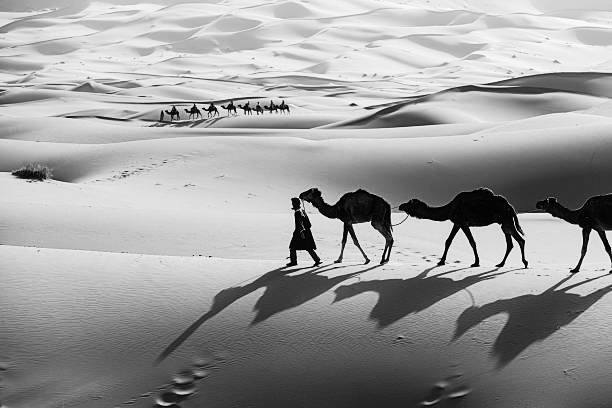
%> input picture DIP-HW5/data/images/dessert.jpg, 612 x 408 px
$ octave Q2.m   (GNU Octave 9; MATLAB toolbox functions it lacks are replaced by stand-ins)
%> lines starting %> are read from the running program, lines starting %| are printed output that depends on the picture
% =========================================================================
% Title: Histogram Matching for Colorization:
% Description:
% Match grayscale image histogram to RGB reference image to add color.
% Uses 'dessert.jpg' (grayscale) and 'pencils.jpeg' (RGB).
% Displays histograms to evaluate results.
% =========================================================================
clc;
clear;
close all;
%% Part b
% Load images
gray_img = imread("images\dessert.jpg");
%> gray_img is the input picture: size 408x612x3 uint8; min 0, max 255, mean 156.9
ref_img = imread("images\pencils.jpeg");
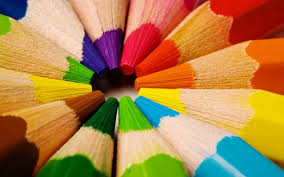
%> input picture DIP-HW5/data/images/pencils.jpeg, 284 x 177 px
%> ref_img is the input picture: size 177x284x3 uint8; mean R, G, B 173.1, 129.8, 72.7

% Convert gray image(RGB) to grayscale
if size(gray_img, 3) == 3
    gray_img = rgb2gray(gray_img);
%> gray_img: size 408x612 uint8
end

% Resize reference image(177*284*3) to match grayscale image size(408*612*3)
ref_img = imresize(ref_img, size(gray_img));
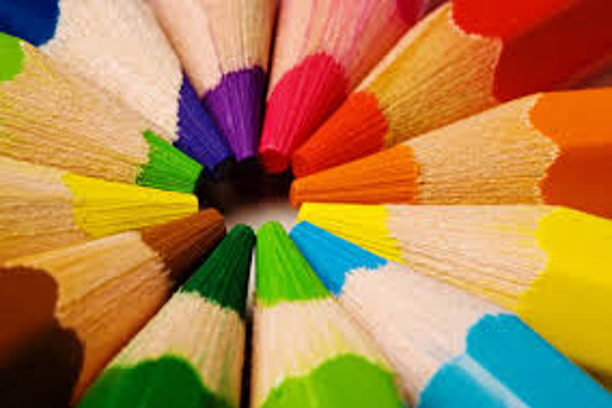
%> ref_img: size 408x612x3 uint8; mean R, G, B 173.2, 129.8, 72.8

% Initialize output image
matched_img = zeros([size(gray_img), 3], 'uint8');

% Apply histogram matching channel-by-channel
for channel = 1:3
    ref_channel = ref_img(:,:,channel);
    matched_img(:,:,channel) = imhistmatch(gray_img, ref_channel);
end
%> this loop made 3 passes
%> pass 1, `ref_channel = ref_img(:,:,channel);`:
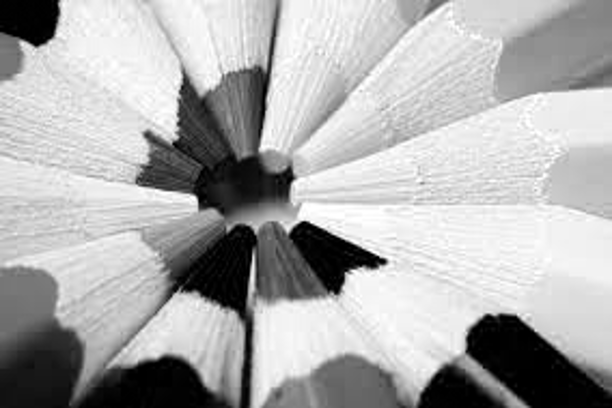
%> ref_channel: size 408x612 uint8; min 0, max 255, mean 173.2
%> pass 2, `ref_channel = ref_img(:,:,channel);`:
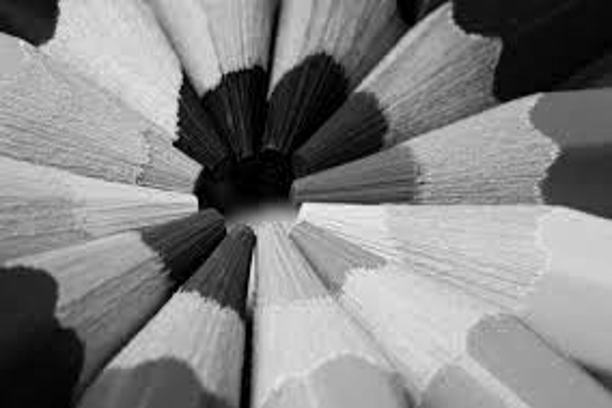
%> ref_channel: size 408x612 uint8; min 0, max 248, mean 129.8
%> pass 3, `ref_channel = ref_img(:,:,channel);`:
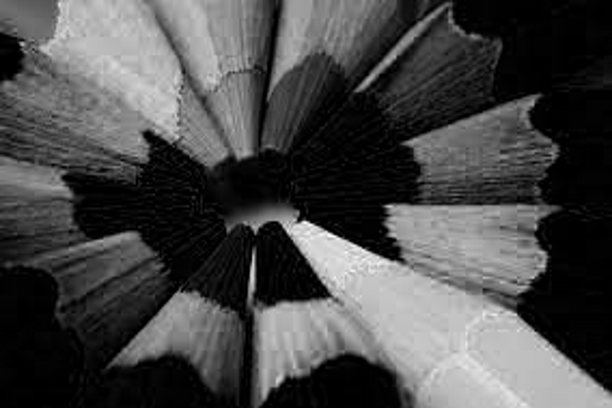
%> ref_channel: size 408x612 uint8; min 0, max 254, mean 72.8
%> after the loop:
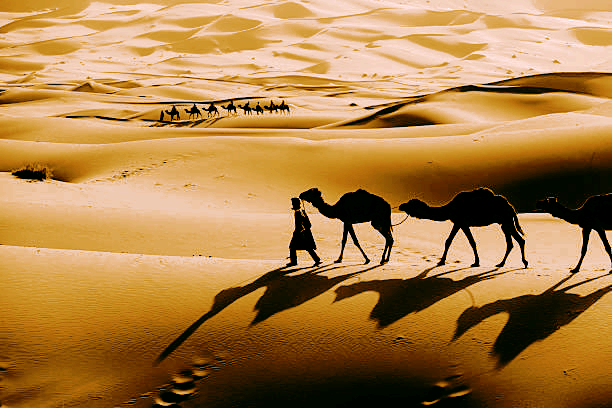
%> matched_img: size 408x612x3 uint8; mean R, G, B 172, 128.2, 71.8

% Show results
figure(1);
subplot(1,3,1); imshow(gray_img); title('Original Grayscale');
subplot(1,3,2); imshow(ref_img); title('Color Reference');
subplot(1,3,3); imshow(matched_img); title('Colorized by Histogram Matching');

%% Part c
figure(2);

% (2-4) Histograms of the reference image (RGB channels)
subplot(3,3,1);
imhist(ref_img(:,:,1));
title('Reference Red Channel');

subplot(3,3,2);
imhist(ref_img(:,:,2));
title('Reference Green Channel');

subplot(3,3,3);
imhist(ref_img(:,:,3));
title('Reference Blue Channel');

% (5-7) Histograms of the matched image (RGB channels)
subplot(3,3,4);
imhist(matched_img(:,:,1));
title('Matched Red Channel');

subplot(3,3,5);
imhist(matched_img(:,:,2));
title('Matched Green Channel');

subplot(3,3,6);
imhist(matched_img(:,:,3));
title('Matched Blue Channel');

% Display images for reference
subplot(3,3,7);
imshow(ref_img);
title('Reference Image');

subplot(3,3,8);
imshow(matched_img);
title('Matched Image');

% Histogram of the grayscale image
subplot(3,3,9);
imhist(gray_img);
title('Gray Image Histogram');
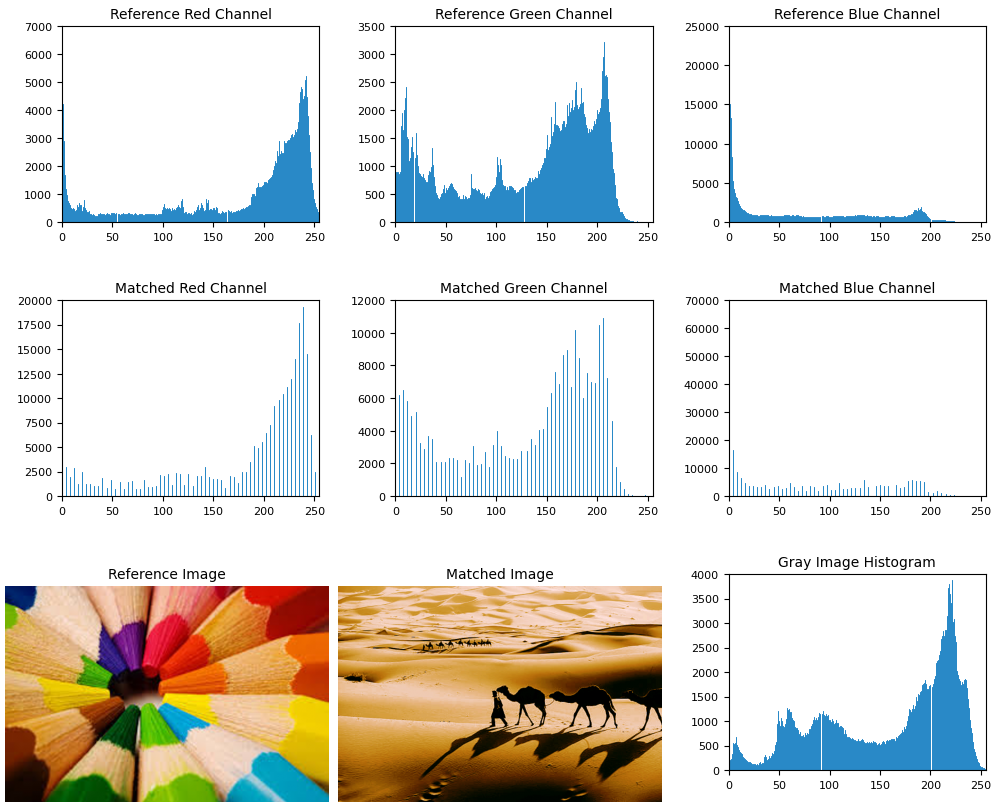
%> figure redrawn from the program's plot data, 9 panels
